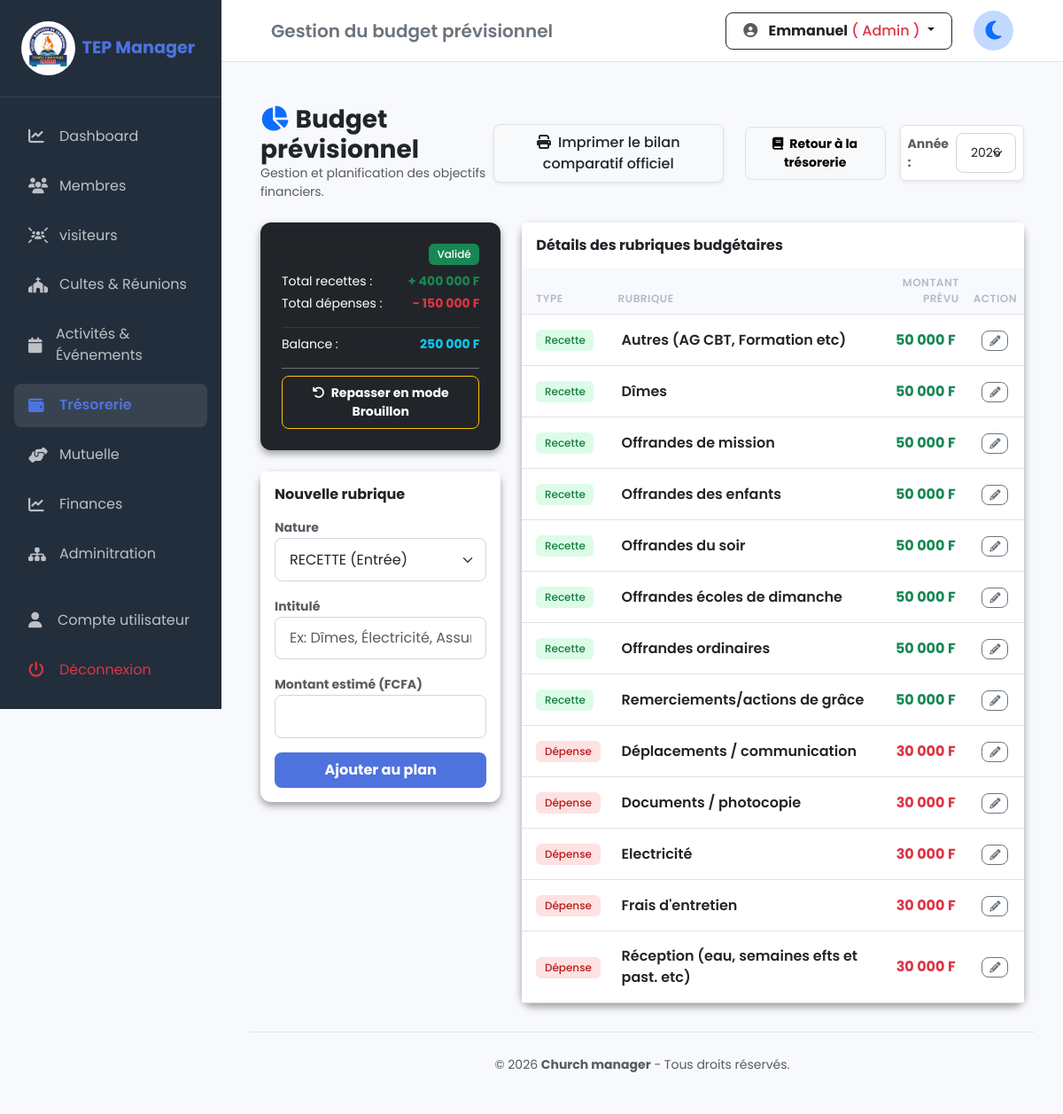
The page /tresorerie/budget.php (signed in) on the database its author committed.
### tables this page shows
CREATE TABLE IF NOT EXISTS `budgets` (
  `id` int NOT NULL AUTO_INCREMENT,
  `annee` year NOT NULL,
  `description` text,
  `statut` enum('Brouillon','Validé','Clôturé') NOT NULL DEFAULT 'Brouillon',
  PRIMARY KEY (`id`),
  UNIQUE KEY `idx_annee_unique` (`annee`)
);

CREATE TABLE IF NOT EXISTS `lignes_budget` (
  `id` int NOT NULL AUTO_INCREMENT,
  `budget_id` int NOT NULL,
  `libelle` varchar(150) NOT NULL,
  `type_ligne` enum('ENTREE','SORTIE') NOT NULL DEFAULT 'ENTREE',
  `montant_prevu` decimal(12,2) NOT NULL DEFAULT '0.00',
  PRIMARY KEY (`id`),
  KEY `fk_lignes_budget_budget` (`budget_id`)
);

### tresorerie/budget.php (the view, shortened to what this page needs)
<?php
require_once "../config/database.php";
$annee_selectionnee = $_GET['annee'] ?? date('Y');
$stmt_b = $pdo->prepare("SELECT * FROM budgets WHERE annee = ?");
$stmt_b->execute([$annee_selectionnee]);
$budget_global = $stmt_b->fetch();
$lignes = [];
$total_recettes = 0;
$total_depenses = 0;
if ($budget_global) {
    $stmt_l = $pdo->prepare("SELECT * FROM lignes_budget WHERE budget_id = ? ORDER BY type_ligne ASC, libelle ASC");
    $stmt_l->execute([$budget_global['id']]);
    $lignes = $stmt_l->fetchAll();
    foreach ($lignes as $l) {
        if ($l['type_ligne'] === 'ENTREE') {
            $total_recettes += (float)$l['montant_prevu'];
        } else {
            $total_depenses += (float)$l['montant_prevu'];
        }
    }
}
require_once '../includes/header.php';
?>
<div class="container mt-4">
    <div class="d-flex justify-content-between align-items-center mb-4">
        <div>
            <h3 class="fw-bold text-dark m-0"><i class="fa-solid fa-chart-pie text-primary me-2"></i>Budget prévisionnel</h3>
            <p class="text-muted small mb-0">Gestion et planification des objectifs financiers.</p>
        </div>
        <div class="d-flex align-items-center gap-3">
            <a href="rapport.php?annee=<?= $annee_selectionnee ?>" target="_blank" class="btn btn-light border text-dark shadow-sm me-2">
                <i class="fa-solid fa-print me-2"></i>Imprimer le bilan comparatif officiel
            </a>
            <a href="index.php" class="btn btn-light btn-sm border fw-bold"><i class="fa-solid fa-book me-1"></i> Retour à la trésorerie</a>
            <form method="GET" class="d-flex align-items-center bg-white p-2 rounded shadow-sm border m-0">
                <label class="me-2 small fw-bold text-muted mb-0">Année :</label>
                <select name="annee" class="form-select form-select-sm w-auto" onchange="this.form.submit()">
                    <?php for($y = date('Y')-1; $y <= date('Y')+2; $y++): ?>
                        <option value="<?= $y ?>" <?= $annee_selectionnee == $y ? 'selected' : '' ?>><?= $y ?></option>
                    <?php endfor; ?>
                </select>
            </form>
        </div>
    </div>
    <?php if (!$budget_global): ?>
        <div class="card border-0 shadow-sm text-center p-5">
            <i class="fa-solid fa-folder-open text-muted fa-3x mb-3"></i>
            <h5 class="fw-bold">Aucun budget initialisé pour l'année <?= $annee_selectionnee ?></h5>
            <p class="text-muted small">Initialisez le conteneur annuel pour commencer à y ajouter vos lignes d'entrées et sorties.</p>
            <button type="button" class="btn btn-primary btn-sm mx-auto mt-2" data-bs-toggle="modal" data-bs-target="#modalInitialiser">Initialiser l'année</button>
        </div>
    <?php else: ?>
        <div class="row g-4">
            <div class="col-md-4">
                <div class="card border-0 shadow-sm bg-dark text-white mb-4">
                    <div class="card-body p-4">
                        <div class="d-flex justify-content-between align-items-center mb-2">
                            <span class="text-muted small text-uppercase fw-bold">Plafond prévu (<?= $budget_global['annee'] ?>)</span>
                            <span class="badge <?= ($budget_global['statut'] ?? 'Brouillon') === 'Validé' ? 'bg-success' : 'bg-warning text-dark' ?> btn-sm">
                                <?= htmlspecialchars($budget_global['statut'] ?? 'Brouillon') ?>
                            </span>
                        </div>
                        <div class="d-flex justify-content-between small mb-1"><span>Total recettes :</span><span class="text-success fw-bold">+ <?= number_format($total_recettes, 0, ',', ' ') ?> F</span></div>
                        <div class="d-flex justify-content-between small mb-3"><span>Total dépenses :</span><span class="text-danger fw-bold">- <?= number_format($total_depenses, 0, ',', ' ') ?> F</span></div>
                        <hr class="border-secondary my-2">
                        <div class="d-flex justify-content-between small mb-2">
                            <span>Balance :</span>
                            <span class="fw-bold <?= ($total_recettes - $total_depenses) >= 0 ? 'text-info' : 'text-warning' ?>">
                                <?= number_format($total_recettes - $total_depenses, 0, ',', ' ') ?> F
                            </span>
                        </div>
                        <form method="POST" class="mt-3 pt-2 border-top border-secondary text-center">
                            <?php if (($budget_global['statut'] ?? 'Brouillon') === 'Brouillon'): ?>
                                <input type="hidden" name="nouveau_statut" value="Validé">
                                <button type="submit" name="changer_statut_budget" class="btn btn-success btn-sm w-100 fw-bold">Validé le budget annuelle
                                </button>
                            <?php else: ?>
                                <button type="submit" name="changer_statut_budget" class="btn btn-outline-warning btn-sm w-100 fw-bold text-white">
                                    <i class="fa-solid fa-undo me-1"></i> Repasser en mode Brouillon
                                </button>
                            <?php endif; ?>
                        </form>
                    </div>
                </div>
                <div class="card border-0 shadow-sm">
                    <div class="card-header bg-white border-0 py-3"><h6 class="fw-bold mb-0">Nouvelle rubrique</h6></div>
                    <div class="card-body pt-0">
                        <form method="POST">
                            <div class="mb-3">
                                <label class="small fw-bold text-muted">Nature</label>
                                <select name="type_ligne" class="form-select" required>
                                    <option value="ENTREE">RECETTE (Entrée)</option>
                                </select>
                            </div>
                            <div class="mb-3">
                                <label class="small fw-bold text-muted">Intitulé</label>
                                <input type="text" name="libelle_ligne" class="form-control" placeholder="Ex: Dîmes, Électricité, Assurances..." required>
                            </div>
                            <div class="mb-3">
                                <label class="small fw-bold text-muted">Montant estimé (FCFA)</label>
                                <input type="number" step="0.01" name="montant_prevu" class="form-control" required>
                            </div>
                            <button type="submit" name="ajouter_ligne" class="btn btn-primary w-100 fw-bold">Ajouter au plan</button>
                        </form>
                    </div>
                </div>
            </div>
            <div class="col-md-8">
                <div class="card border-0 shadow-sm">
                    <div class="card-header bg-white border-0 py-3"><h6 class="fw-bold mb-0">Détails des rubriques budgétaires</h6></div>
                    <div class="card-body p-0">
                        <?php if (empty($lignes)): ?>
                            <p class="text-center py-4 text-muted small">Aucune rubrique créée pour le moment.</p>
                        <?php else: ?>
                            <div class="table-responsive">
                                <table class="table table-hover align-middle mb-0">
                                    <thead class="table-light small">
                                        <tr>
                                            <th class="ps-3">Type</th>
                                            <th>Rubrique</th>
                                            <th class="text-end">Montant Prévu</th>
                                            <th class="text-center">Action</th>
                                        </tr>
                                    </thead>
                                    <tbody>
                                        <?php foreach($lignes as $l): ?>
                                            <tr>
                                                <td class="ps-3">
                                                    <span class="badge <?= $l['type_ligne'] === 'ENTREE' ? 'bg-success-subtle text-success' : 'bg-danger-subtle text-danger' ?> small">
                                                        <?= $l['type_ligne'] === 'ENTREE' ? 'Recette' : 'Dépense' ?>
                                                    </span>
                                                </td>
                                                <td class="fw-semibold text-dark"><?= htmlspecialchars($l['libelle']) ?></td>
                                                <td class="text-end fw-bold <?= $l['type_ligne'] === 'ENTREE' ? 'text-success' : 'text-danger' ?>">
                                                    <?= number_format($l['montant_prevu'], 0, ',', ' ') ?> F
                                                </td>
                                                <td class="text-center">
                                                    <button type="button" class="btn btn-outline-secondary btn-sm py-0 px-2"
                                                            data-bs-toggle="modal"
                                                            data-bs-target="#modalModifierLigne"
                                                            data-id="<?= $l['id'] ?>"
                                                            data-libelle="<?= htmlspecialchars($l['libelle'], ENT_QUOTES, 'UTF-8') ?>"
                                                            data-type="<?= $l['type_ligne'] ?>"
                                                            data-montant="<?= $l['montant_prevu'] ?>">
                                                        <i class="fa-solid fa-pencil small"></i>
                                                    </button>
                                                </td>
                                            </tr>
                                        <?php endforeach; ?>
                                    </tbody>
                                </table>
                            </div>
                        <?php endif; ?>
                    </div>
                </div>
            </div>
        </div>
    <?php endif; ?>
</div>
<?php require_once '../includes/footer.php'; ?>

### assets/css/style.css (style rules this page uses)
:root { --primary-color: #4e73df; --secondary-color: #858796; --success-color: #1cc88a; --bg-light: #f8f9fc; --sidebar-bg: #222e3c; --sidebar-width: 250px; --topbar-height: 70px; --transition: all 0.3s ease; }
body { font-family: 'Poppins', sans-serif; background-color: var(--bg-light); color: #333; margin: 0; overflow-x: hidden; }
.card { border-radius: 12px; border: none; transition: transform 0.3s ease-in-out; }
.card.shadow-sm { box-shadow: 0 .25rem .5rem rgba(0,0,0,.375) !important; }
.table thead th { background-color: #f8f9fc; text-transform: uppercase; font-size: 0.75rem; letter-spacing: 0.5px; font-weight: 600; color: #b7b9cc; border-bottom: 1px solid #e3e6f0; }
.table tbody td { padding: 1rem 0.75rem; color: #5a5c69; }
.badge { padding: 0.5em 0.8em; font-weight: 500; }
.bg-success-subtle { background-color: #dcfce7 !important; color: #15803d !important; }
.bg-danger-subtle { background-color: #fee2e2 !important; color: #b91c1c !important; }
.btn { border-radius: 8px; padding: 0.5rem 1.2rem; gap : 2px; font-weight: 500; }
.btn-primary { background-color: var(--primary-color); border: none; }
.form-control, .form-select { border-radius: 8px; padding: 0.7rem 1rem; border: 1px solid #d1d3e2; }

### includes/header.php (style rules this page uses)
body { transition: background-color 0.5s ease, color 0.5s ease; }

### rows shown on the page
budgets: statut "Validé"
lignes_budget: type_ligne "Recette", libelle "Autres (AG CBT, Formation etc)", montant_prevu "50 000"
lignes_budget: type_ligne "Recette", libelle "Dîmes", montant_prevu "50 000"
lignes_budget: type_ligne "Recette", libelle "Offrandes de mission", montant_prevu "50 000"
lignes_budget: type_ligne "Recette", libelle "Offrandes des enfants", montant_prevu "50 000"
lignes_budget: type_ligne "Recette", libelle "Offrandes du soir", montant_prevu "50 000"
lignes_budget: type_ligne "Recette", libelle "Offrandes écoles de dimanche", montant_prevu "50 000"
lignes_budget: type_ligne "Recette", libelle "Offrandes ordinaires", montant_prevu "50 000"
lignes_budget: type_ligne "Recette", libelle "Remerciements/actions de grâce", montant_prevu "50 000"
lignes_budget: type_ligne "Dépense", libelle "Déplacements / communication", montant_prevu "30 000"
lignes_budget: type_ligne "Dépense", libelle "Documents / photocopie", montant_prevu "30 000"
lignes_budget: type_ligne "Dépense", libelle "Electricité", montant_prevu "30 000"
lignes_budget: type_ligne "Dépense", libelle "Frais d'entretien", montant_prevu "30 000"
lignes_budget: type_ligne "Dépense", libelle "Réception (eau, semaines efts et past. etc)", montant_prevu "30 000"

### other values the page prints
$titre_barre "Gestion du budget prévisionnel"
$_SESSION['user_nom'] "Emmanuel"
$_SESSION['user_role_nom'] "Admin"
$total_recettes "400 000"
$total_depenses "150 000"
$total_recettes - $total_depenses "250 000"
form field annee "2026"
